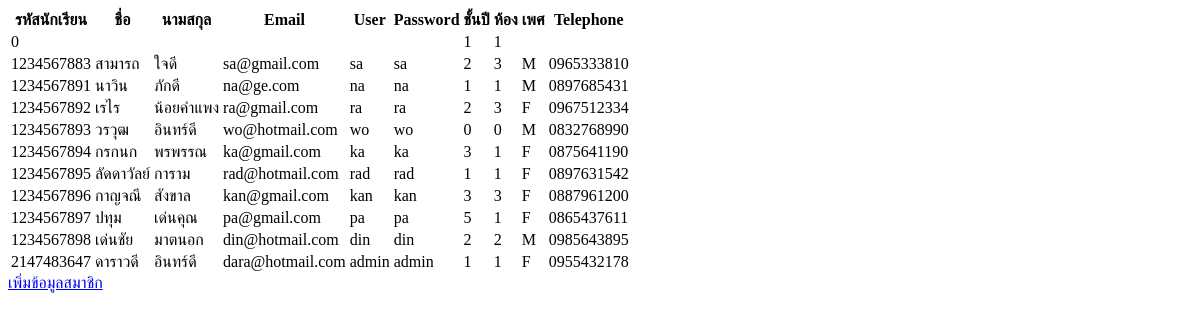
Page /manager_user.php on the earlier database version.
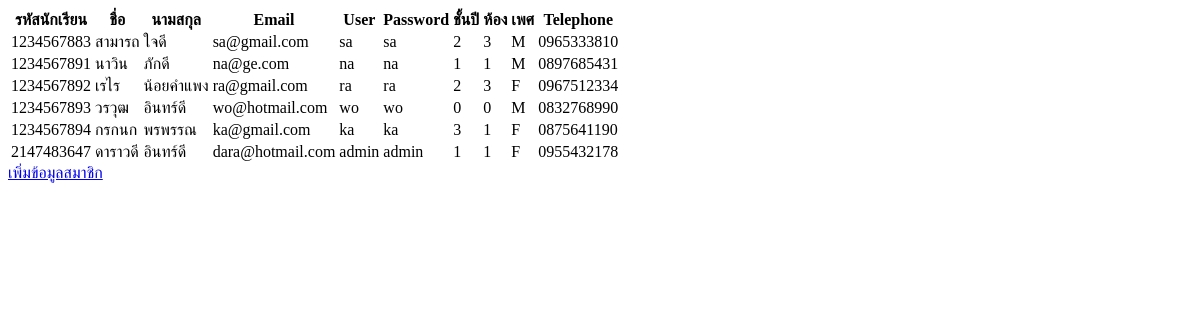
Same page on the later database version.
### tables this page shows
CREATE TABLE `user_acount` (
  `sudent_id` int(10) NOT NULL,
  `fname` varchar(100) NOT NULL,
  `lname` varchar(100) NOT NULL,
  `email` varchar(50) NOT NULL,
  `class` int(2) NOT NULL,
  `sec` int(2) NOT NULL,
  `gender` varchar(1) NOT NULL,
  `username` varchar(20) NOT NULL,
  `password` varchar(20) NOT NULL,
  `telephone` varchar(11) NOT NULL,
  `user_type` int(11) NOT NULL DEFAULT '1'
);

### manager_user.php (the view, shortened to what this page needs)
<!DOCTYPE html>
<html>
<head>
	<?php
		require 'config_DB/DB_connect.php';
	?>
</head>
<body>
	<table class="table table-hover" id="table-user">
	  <tr>
	    <th >รหัสนักเรียน</th>
	    <th >ชื่อ</th>
	    <th >นามสกุล</th>
	    <th >Email</th>
	    <th >User</th>
	    <th >Password</th>
	    <th >ชั้นปี</th>
	    <th >ห้อง</th>
	    <th >เพศ</th>
	    <th >Telephone</th>
	     <th ></th>
	  </tr>
	  <?php
	  	$sql="SELECT * FROM `user_acount`";
	  	$res=mysqli_query($connect, $sql);
	  	while ($row=mysqli_fetch_assoc($res)) {
	   ?>
	   	<tr>
	   		<td><?=$row['sudent_id'] ?></td>
	   		<td><?=$row['fname'] ?></td>
	   		<td><?=$row['lname'] ?></td>
	   		<td><?=$row['email'] ?></td>
	   		<td><?=$row['username'] ?></td>
	   		<td><?=$row['password'] ?></td>
	   		<td><?=$row['class'] ?></td>
	   		<td><?=$row['sec'] ?></td>
	   		<td><?=$row['gender'] ?></td>
	   		<td><?=$row['telephone'] ?></td>
	   		<td>
			</td>
	   	</tr>
	   <?php
	  	}
	   ?>
	</table>
	<a href="user_equipment.php" class="btn btn-success">
		เพิ่มข้อมูลสมาชิก
	</a>
</body>
</html>

Differences in the rows shown:
removed user_acount: sudent_id "0", class "1", sec "1"
removed user_acount: sudent_id "1234567895", fname "ลัดดาวัลย์", lname "การาม", email "rad@hotmail.com", username "rad", password "rad", class "1", sec "1", gender "F", telephone "0897631542"
removed user_acount: sudent_id "1234567896", fname "กาญจณี", lname "สังขาล", email "kan@gmail.com", username "kan", password "kan", class "3", sec "3", gender "F", telephone "0887961200"
removed user_acount: sudent_id "1234567897", fname "ปทุม", lname "เด่นคุณ", email "pa@gmail.com", username "pa", password "pa", class "5", sec "1", gender "F", telephone "0865437611"
removed user_acount: sudent_id "1234567898", fname "เด่นชัย", lname "มาตนอก", email "din@hotmail.com", username "din", password "din", class "2", sec "2", gender "M", telephone "0985643895"
